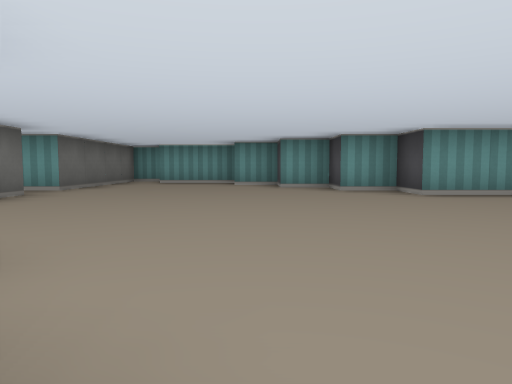
[1] (above)

16 first-person views from a walk through a cub3D maze. The camera is about half as high as the walls, tilts 4° down and sees 70° across. The floor is counted in squares. Each view is taken from the middle of a square. On the plan, view 1 faces up. The plan holds only what a view shows up to about 9 squares ahead; the rest is blank.

[2]
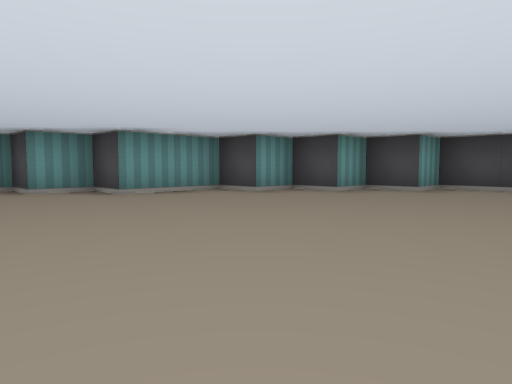

[3]
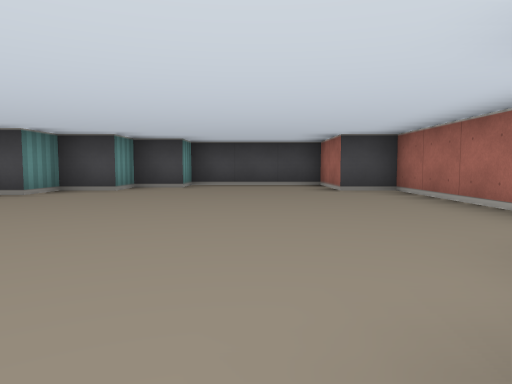

[4]
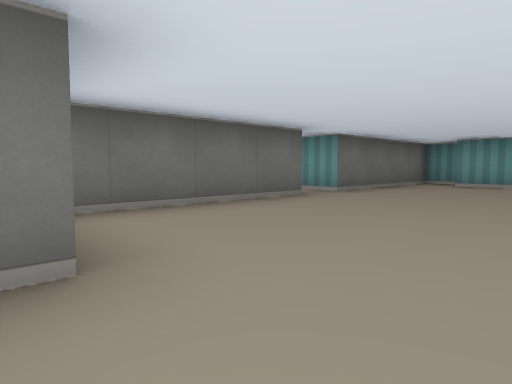

[5]
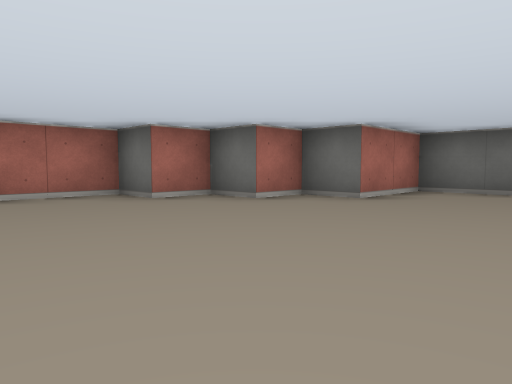

[6]
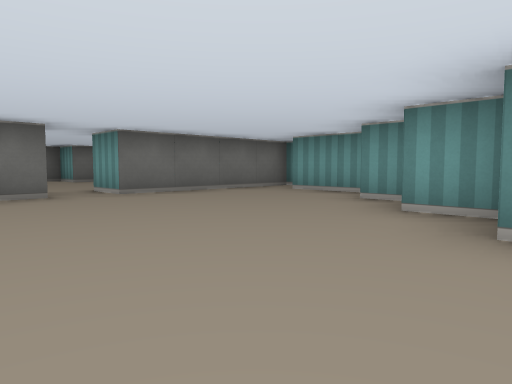

[7]
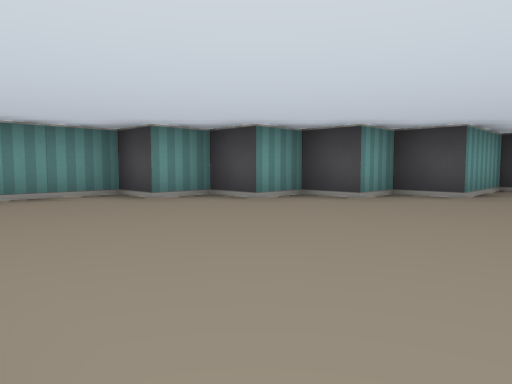

[8]
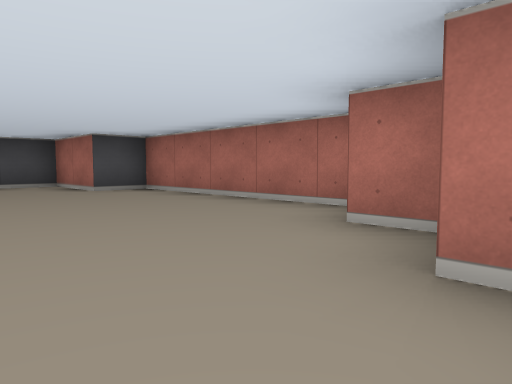

[9]
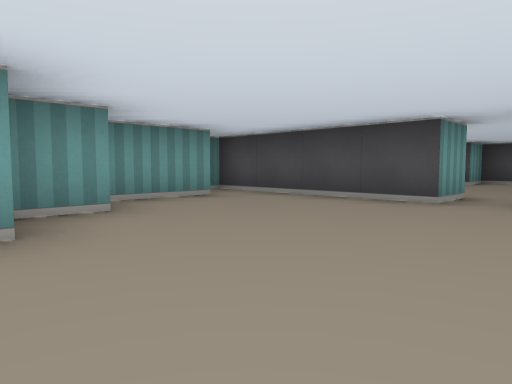

[10]
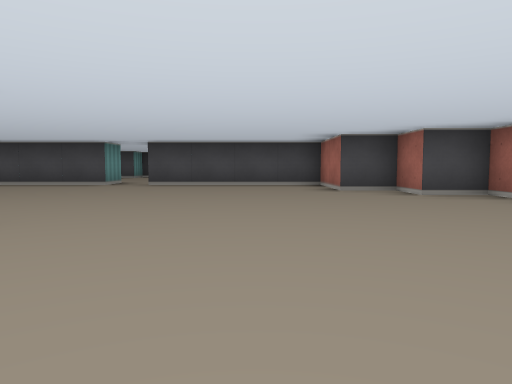

[11]
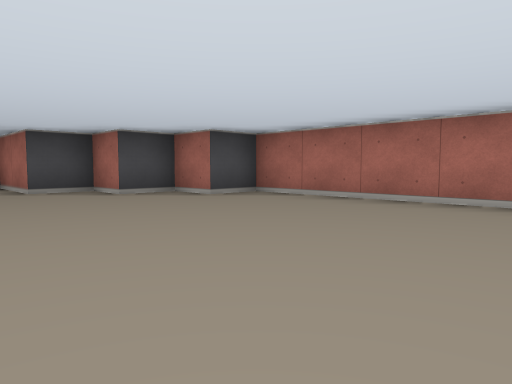

[12]
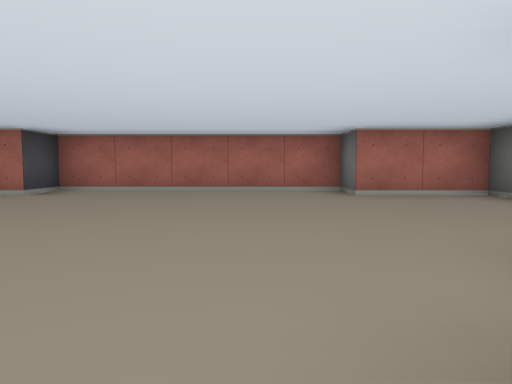

[13]
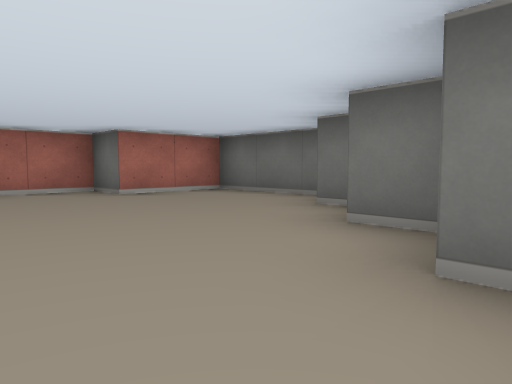

[14]
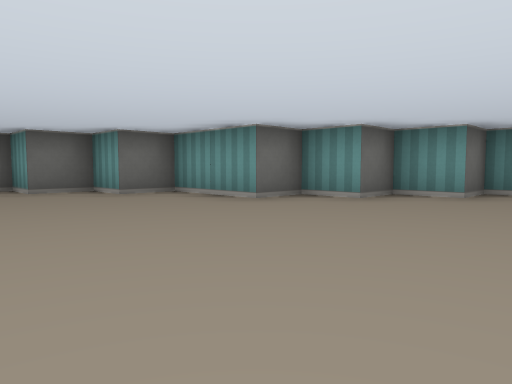

[15]
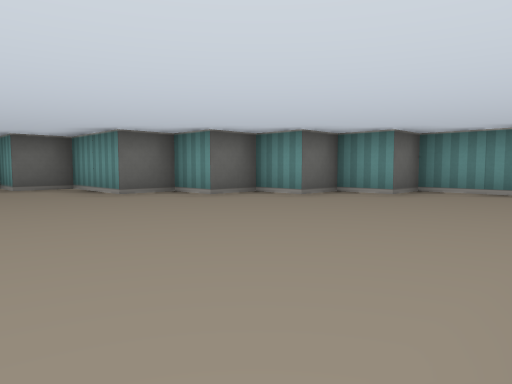

[16]
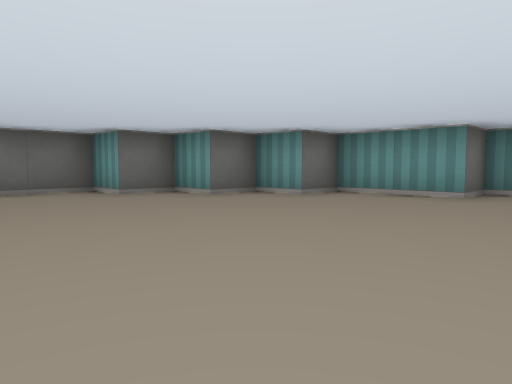

### Floor plan
Ten units are one square. View 1 is at (0, 0); x grows to the right and y downward. Boxes are objects, and circles mark ways between rooms. Rooms are numbered by the first view taken in them; rooms with no view inside come last. Other rooms are left out.
<svg viewBox="-160 -110 240 130">
<path fill="none" stroke="#000" d="M-35 -56 -35 -15 -15 -15 -15 -5 -5 -5 -5 5 5 5 5 15 55 15 55 5 75 5 75 -25 65 -25 65 -35 55 -35 55 -45 45 -45 45 -55 25 -55 25 -65 15 -65 15 -75 5 -75 5 -85 -5 -85 -5 -95 -25 -95M-28 -105 -35 -105 -35 -65 -45 -65M-45 -65 -45 -105M-54 -95 -75 -95 -75 -85 -85 -85 -85 -75 -95 -75 -95 -65 -105 -65 -105 -55 -125 -55 -125 -45 -135 -45 -135 -35 -145 -35 -145 -25 -155 -25 -155 5 -135 5 -135 15 -85 15 -85 5 -75 5 -75 -5 -65 -5 -65 -15 -45 -15 -45 -55"/>
<circle cx="-40" cy="-60" r="3" fill="#2a7"/>
<text x="10" y="-30">1</text>
<text x="-90" y="-30">2</text>
</svg>
Room 1 opens to room 2.

Where each view was taken, in squares from view 1:
view 1: 0 up, 0 right, facing up
view 2: 0 up, 0 right, facing up-right
view 3: 1 up, 1 left, facing right
view 4: 1 up, 0 right, facing up-left
view 5: 4 up, 3 right, facing down-left
view 6: 4 up, 2 right, facing up-left
view 7: 4 up, 3 left, facing up-right
view 8: 2 up, 1 left, facing down-right
view 9: 5 up, 9 left, facing up-right
view 10: 3 up, 13 left, facing right
view 11: 3 up, 13 left, facing down-right
view 12: 5 up, 12 left, facing down
view 13: 5 up, 11 left, facing down-left
view 14: 2 up, 7 left, facing up-left
view 15: 3 up, 5 left, facing up-left
view 16: 0 up, 9 left, facing up-left
